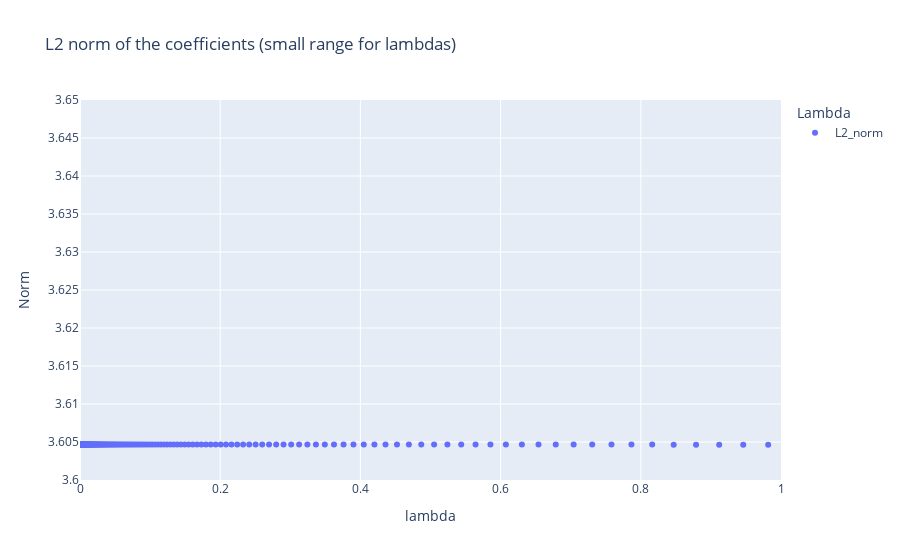

Notebook cell for this chart:
### Code cell
# set xlim to 0, 1
fig.update_layout(title='L2 norm of the coefficients (small range for lambdas)')

fig.update_xaxes(range=[0, 1])
fig.update_yaxes(range=[3.6, 3.65])
fig.show()

### Figure 1 — Plotly figure (JSON) as saved in the notebook; plotly's stock layout.template omitted (floating-point values rounded to 4 significant figures; data arrays with more than 128 entries replaced by an {"elided": "..."} marker saying what was removed)
{"data": [{"hovertemplate": "Lambda=L2_norm<br>lambda=%{x}<br>Norm=%{y}<extra></extra>", "legendgroup": "L2_norm", "marker": {"color": "#636efa", "symbol": "circle"}, "mode": "markers", "name": "L2_norm", "orientation": "v", "showlegend": true, "type": "scatter", "x": {"elided": "500 float values"}, "xaxis": "x", "y": {"elided": "500 float values"}, "yaxis": "y"}], "layout": {"legend": {"title": {"text": "Lambda"}, "tracegroupgap": 0}, "title": {"text": "L2 norm of the coefficients (small range for lambdas)"}, "xaxis": {"anchor": "y", "domain": [0, 1], "range": [0, 1], "title": {"text": "lambda"}}, "yaxis": {"anchor": "x", "domain": [0, 1], "range": [3.6, 3.65], "title": {"text": "Norm"}}}}
